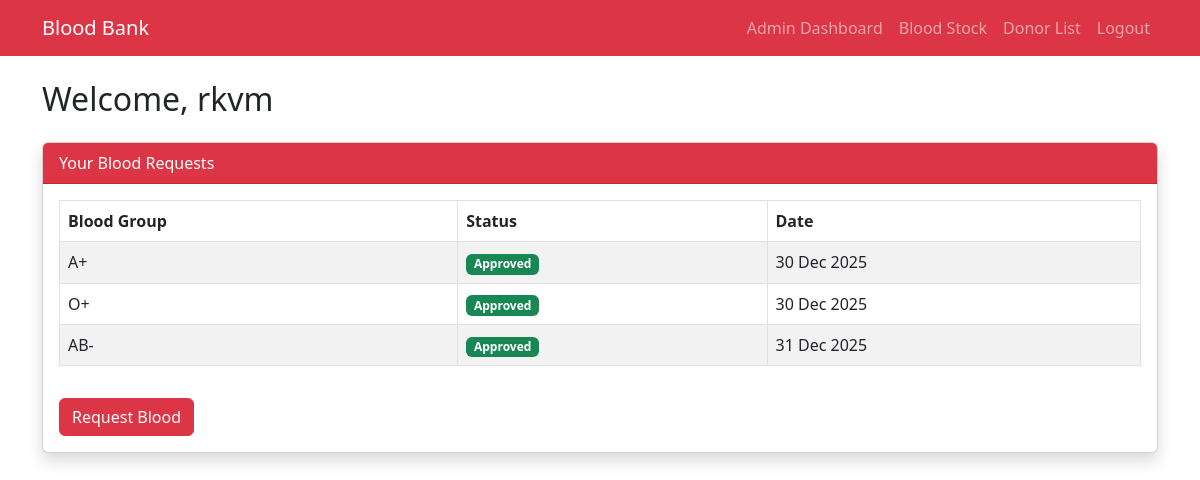
Page /dashboard/ (signed in) on the earlier database version.
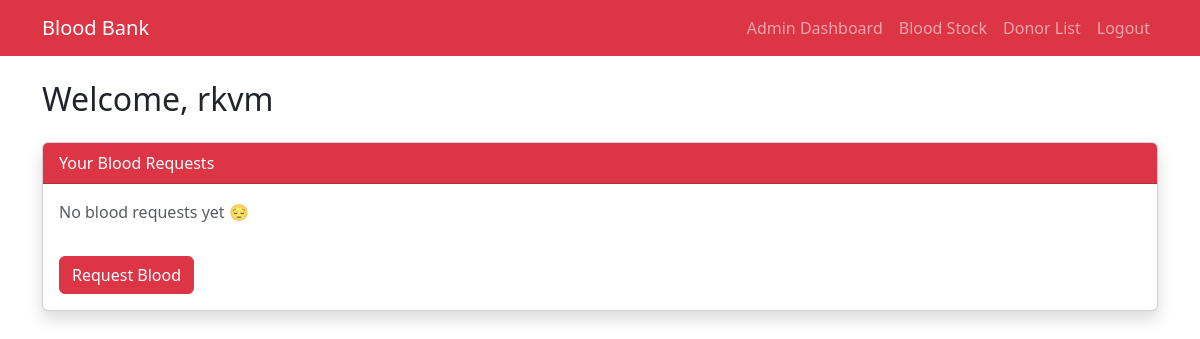
Same page on the later database version.
### requestsapp/models.py (models this page shows, shortened)
class BloodRequest(models.Model):
    STATUS_CHOICES = [
        ('Pending', 'Pending'),
        ('Approved', 'Approved'),
        ('Not Available', 'Not Available'),
    ]
    BLOOD_GROUPS = [
        ('A+', 'A+'), ('A-', 'A-'),
        ('B+', 'B+'), ('B-', 'B-'),
        ('O+', 'O+'), ('O-', 'O-'),
        ('AB+', 'AB+'), ('AB-', 'AB-'),
    ]
    user = models.ForeignKey(User, on_delete=models.CASCADE)
    blood_group = models.CharField(max_length=5, choices=BLOOD_GROUPS)
    status = models.CharField(max_length=20, choices=STATUS_CHOICES, default='Pending')
    last_email_sent = models.DateTimeField(null=True, blank=True)
    created_at = models.DateTimeField(auto_now_add=True)

### requestsapp/views.py (the view)
# urls.py: path('dashboard/', dashboard, name='dashboard'),  # User
@login_required
def dashboard(request):
    user_requests = BloodRequest.objects.filter(user=request.user)
    user_requests = user_requests.exclude(id__isnull=True)
    context = {
        'total': user_requests.count(),
        'pending': user_requests.filter(status='Pending').count(),
        'approved': user_requests.filter(status='Approved').count(),
        'not_available': user_requests.filter(status='Not Available').count(),
        'requests': user_requests
    }
    return render(request, 'requestsapp/dashboard.html', context)

### templates/requestsapp/dashboard.html (shortened to what this page needs)
{% extends 'base.html' %}
{% block content %}
<h2 class="mb-4">Welcome, {{ request.user.username }} </h2>
<div class="card shadow">
  <div class="card-header bg-danger text-white">Your Blood Requests</div>
  <div class="card-body">
    {% if requests %}
    <table class="table table-bordered table-striped">
      <thead>
        <tr>
          <th>Blood Group</th>
          <th>Status</th>
          <th>Date</th>
        </tr>
      </thead>
      <tbody>
        {% for r in requests %}
        <tr>
          <td>{{ r.blood_group }}</td>
          <td>
                <span class="badge
                    {% if r.status == 'Pending' %}bg-warning
                    {% elif r.status == 'Approved' %}bg-success
                    {% else %}bg-danger{% endif %}">
                    {{ r.status }}
                </span>
          </td>
          <td>{{ r.created_at|date:"d M Y" }}</td>
        </tr>
        {% endfor %}
      </tbody>
    </table>
    {% else %}
      <p class="text-muted">No blood requests yet 😔</p>
    {% endif %}
    <a href="{% url 'request_blood' %}" class="btn btn-danger mt-3">Request Blood</a>
  </div>
</div>
{% endblock %}

Differences in the rows shown:
removed BloodRequest: blood_group "A+", status "Approved", created_at "30 Dec 2025"
removed BloodRequest: blood_group "O+", status "Approved", created_at "30 Dec 2025"
removed BloodRequest: blood_group "AB-", status "Approved", created_at "31 Dec 2025"
Other differences:
text no longer shown: "Blood Group Status Date"
text now shown: "No blood requests yet 😔"
